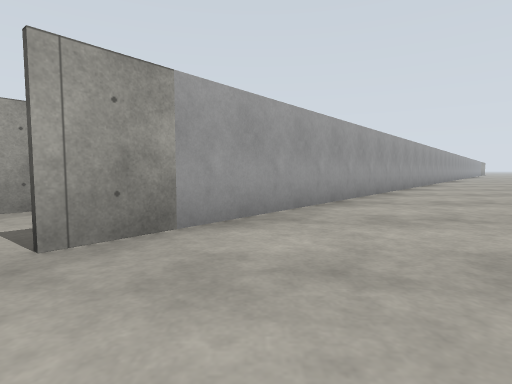
View 1 (above)

18 first-person views from a walk through a Gazebo world. The camera is 0.94 m above the floor, tilts 4° down and sees 80° across. The floor is counted in squares, 2 m on a side. Each view is taken from the middle of a square. On the plan, view 1 faces up. The plan holds only what a view shows up to about 9 squares ahead; the rest is blank. The place goes on beyond the plan.

View 2
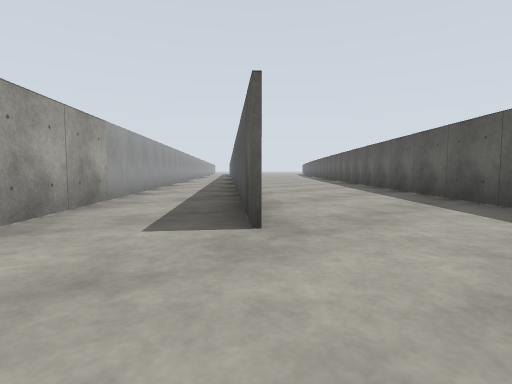

View 3
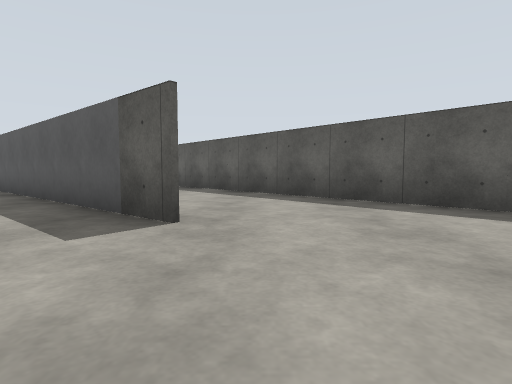

View 4
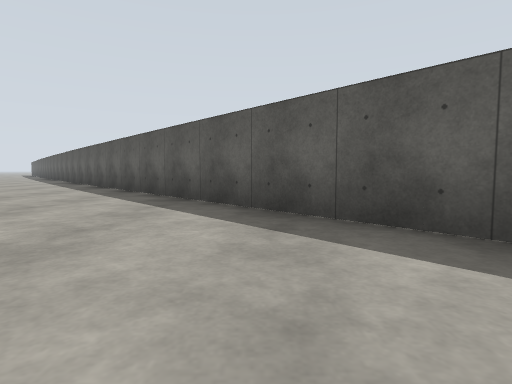

View 5
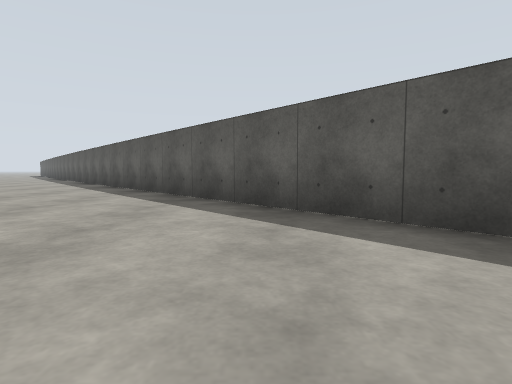

View 6
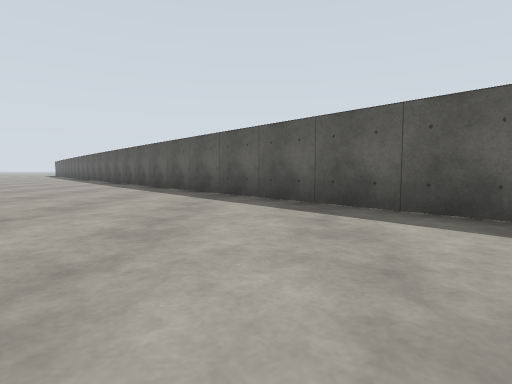

View 7
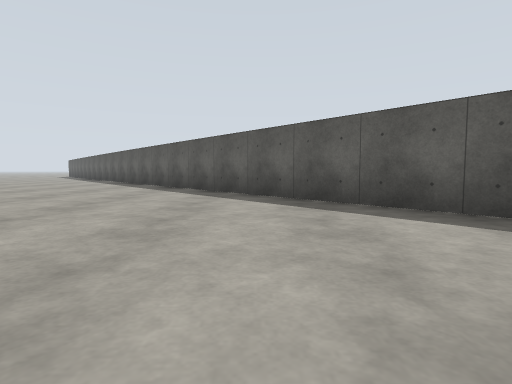

View 8
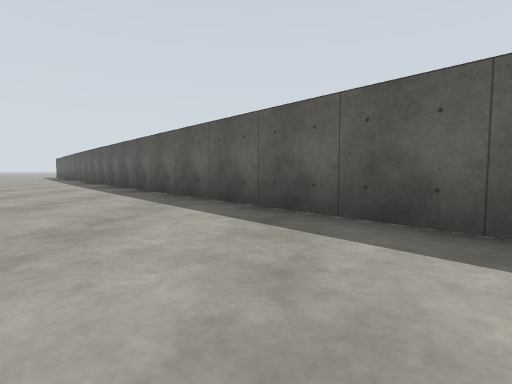

View 9
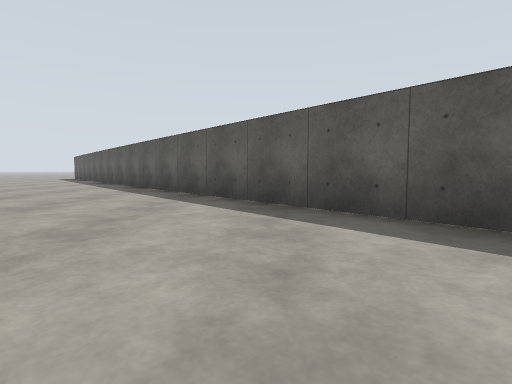

View 10
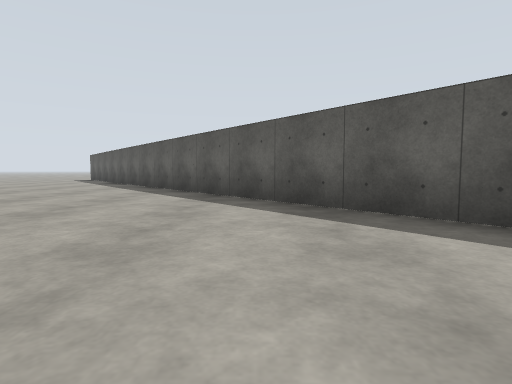

View 11
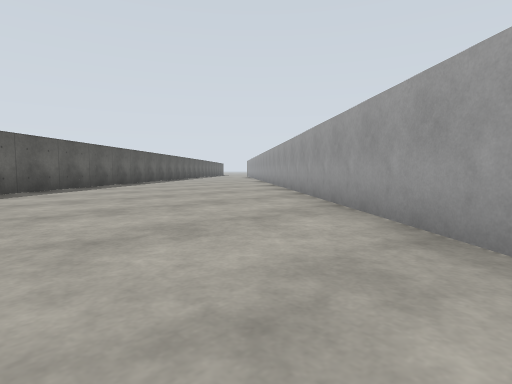

View 12
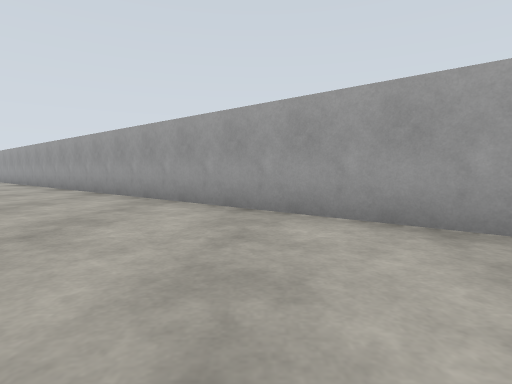

View 13
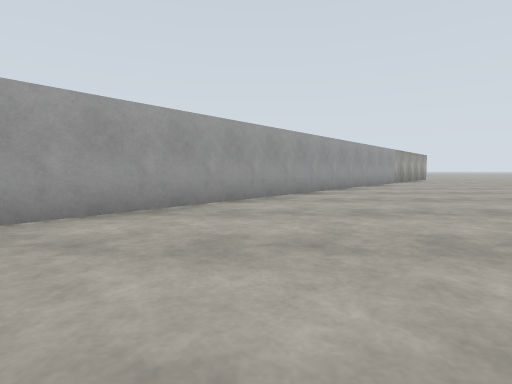

View 14
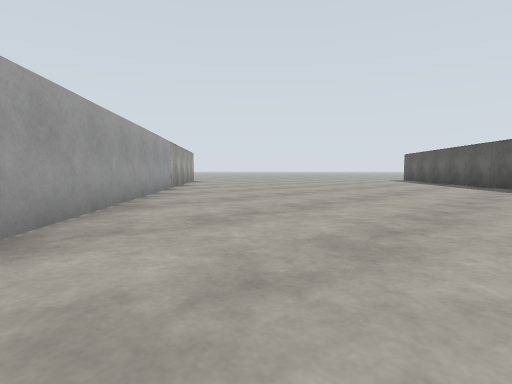

View 15
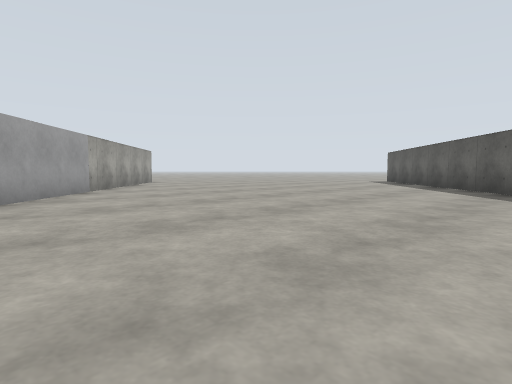

View 16
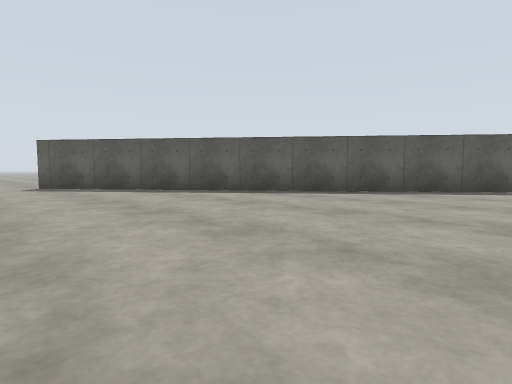

View 17
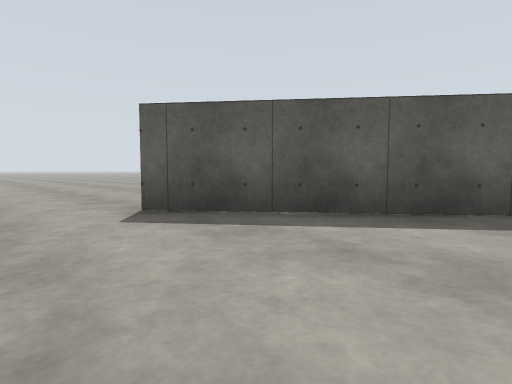

View 18
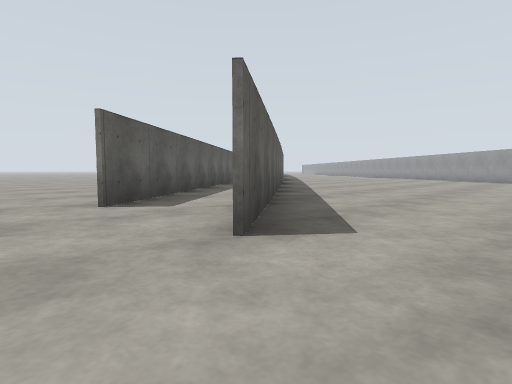

### Floor plan
Ten units are one square. View 1 is at (0, 0); x grows to the right and y downward. Boxes are objects, and circles mark ways between rooms. Rooms are numbered by the first view taken in them; rooms with no view inside come last. Other rooms are left out.
<svg viewBox="-33 -281 363 306">
<path fill="none" stroke="#000" d="M202 -165 316 -255M203 -276 70 -116M302 -218 316 -229M49 -91 -13 -17M-1 12 203 -166M-21 -41 -28 -32M-13 -17 -4 -28M-6 20 1 13M276 -197 302 -218M-4 -28 30 -69M15 -84 -21 -41"/>
<circle cx="0" cy="-5" r="3" fill="#2a7"/>
<text x="180" y="-180">1</text>
<text x="0" y="-170">2</text>
<text x="290" y="-220">3</text>
<text x="-10" y="-40">4</text>
</svg>
Room 1 opens to room 2.

Where each view was taken, in squares from view 1:
view 1: 0 up, 0 right, facing up
view 2: 0 up, 3 left, facing up-right
view 3: 1 up, 4 left, facing right
view 4: 3 up, 1 right, facing right
view 5: 6 up, 4 right, facing right
view 6: 8 up, 5 right, facing right
view 7: 11 up, 8 right, facing right
view 8: 12 up, 11 right, facing right
view 9: 15 up, 14 right, facing right
view 10: 17 up, 16 right, facing right
view 11: 20 up, 16 right, facing down-left
view 12: 18 up, 16 right, facing left
view 13: 16 up, 15 right, facing up
view 14: 20 up, 16 right, facing up-right
view 15: 20 up, 18 right, facing up-right
view 16: 27 up, 22 right, facing down-right
view 17: 27 up, 28 right, facing down-right
view 18: 27 up, 33 right, facing down-left
